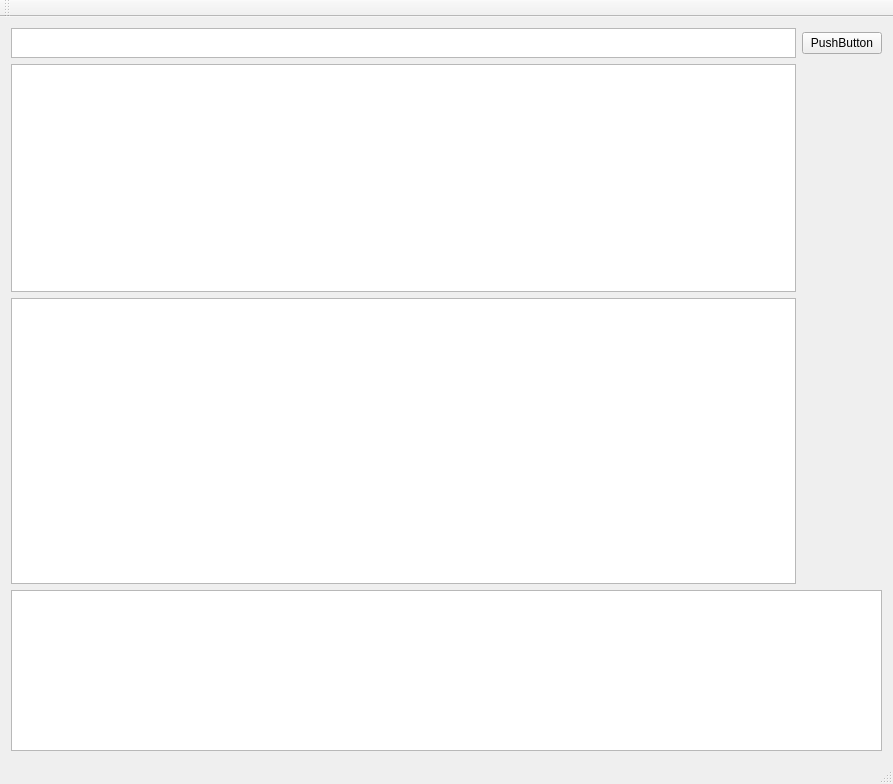
<?xml version="1.0" encoding="UTF-8"?>
<ui version="4.0">
 <class>subakClass</class>
 <widget class="QMainWindow" name="subakClass">
  <property name="geometry">
   <rect>
    <x>0</x>
    <y>0</y>
    <width>893</width>
    <height>784</height>
   </rect>
  </property>
  <property name="windowTitle">
   <string>subak</string>
  </property>
  <widget class="QWidget" name="centralWidget">
   <layout class="QVBoxLayout" name="verticalLayout_2">
    <item>
     <layout class="QGridLayout" name="gridLayout" rowstretch="1,4,5">
      <item row="2" column="0">
       <widget class="QTableWidget" name="tableWidget"/>
      </item>
      <item row="0" column="1">
       <widget class="QPushButton" name="pushButton">
        <property name="text">
         <string>PushButton</string>
        </property>
       </widget>
      </item>
      <item row="0" column="0">
       <widget class="QTextEdit" name="textEdit">
        <property name="sizePolicy">
         <sizepolicy hsizetype="Expanding" vsizetype="Minimum">
          <horstretch>0</horstretch>
          <verstretch>0</verstretch>
         </sizepolicy>
        </property>
        <property name="minimumSize">
         <size>
          <width>0</width>
          <height>30</height>
         </size>
        </property>
       </widget>
      </item>
      <item row="1" column="0">
       <widget class="QTableWidget" name="tableWidget2"/>
      </item>
     </layout>
    </item>
    <item>
     <widget class="QPlainTextEdit" name="plainTextEdit"/>
    </item>
   </layout>
  </widget>
  <widget class="QMenuBar" name="menuBar">
   <property name="geometry">
    <rect>
     <x>0</x>
     <y>0</y>
     <width>893</width>
     <height>26</height>
    </rect>
   </property>
  </widget>
  <widget class="QToolBar" name="mainToolBar">
   <attribute name="toolBarArea">
    <enum>TopToolBarArea</enum>
   </attribute>
   <attribute name="toolBarBreak">
    <bool>false</bool>
   </attribute>
  </widget>
  <widget class="QStatusBar" name="statusBar"/>
 </widget>
 <layoutdefault spacing="6" margin="11"/>
 <resources>
  <include location="subak.qrc"/>
 </resources>
 <connections/>
</ui>
